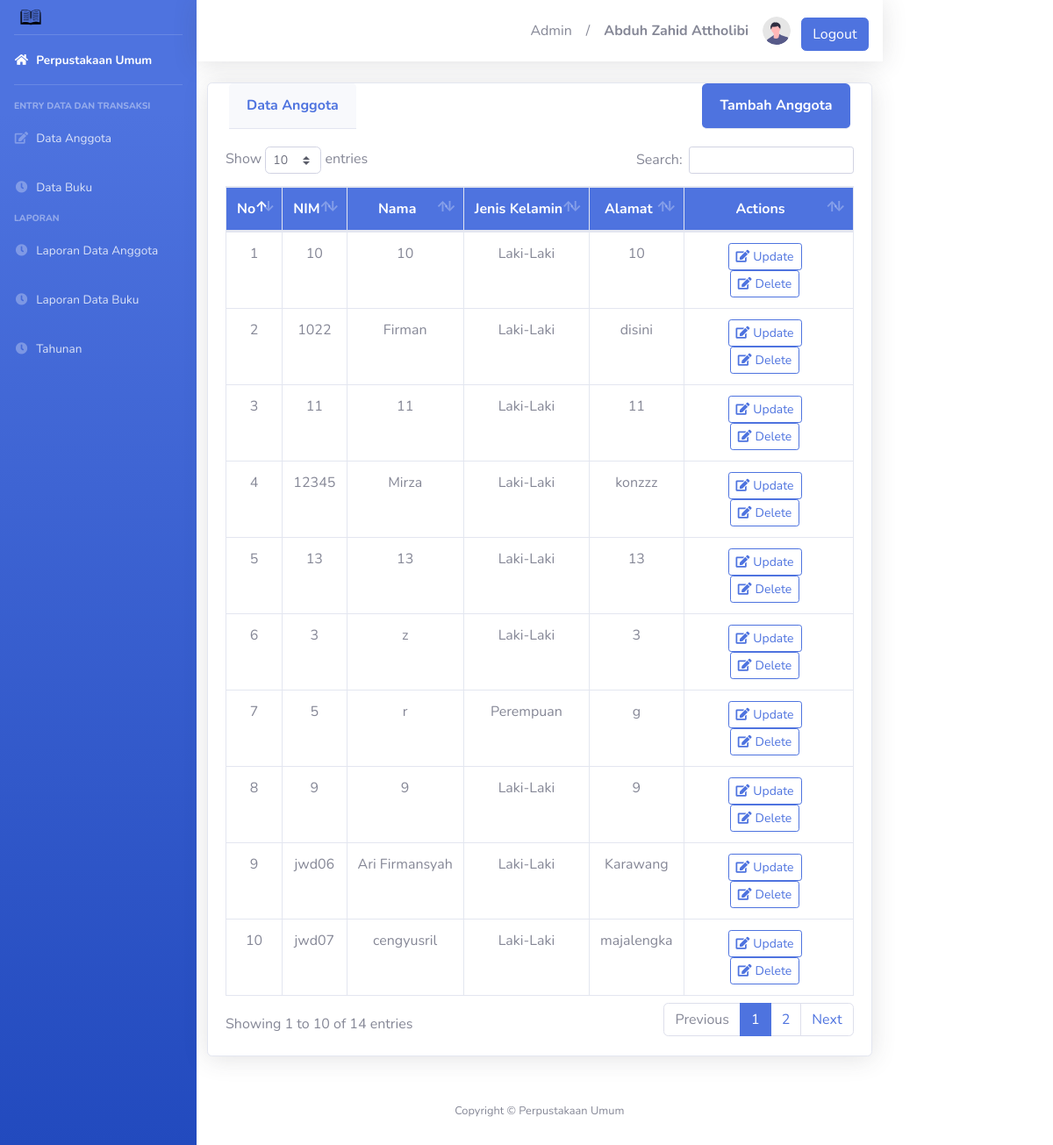
The page /dataanggota.php on the database its author committed.
### tables this page shows
CREATE TABLE `user` (
  `iduser` varchar(30) NOT NULL,
  `nama` varchar(50) NOT NULL,
  `pass` varchar(50) NOT NULL
);

CREATE TABLE `anggota` (
  `nim` varchar(11) NOT NULL,
  `nama` varchar(30) NOT NULL,
  `jk` varchar(30) NOT NULL,
  `alamat` varchar(50) NOT NULL,
  `password` varchar(250) DEFAULT NULL
);

### dataanggota.php (the view, shortened to what this page needs)
<?php
include('templates/header.php');
include('templates/sidebar.php');
?>
<div class="container-fluid">
	<div class="row">
		<div class="card shadow mb-4">
			<div class="container d-flex justify-content-between">
				<div class="card-header py-3">
					<h6 class="m-0 font-weight-bold text-primary">Data Anggota</h6>
				</div>
				<div class="card-header py-3 bg-primary rounded">
					<a href="tambahanggota.php">
						<h6 class="m-0 font-weight-bold text-white">Tambah Anggota</h6>
					</a>
				</div>
			</div>
			<div class="card-body">
				<div class="table-responsive">
					<table class="table table-bordered table-hover" id="dataTable" width="100%" cellspacing="0">
						<thead align="center" class="bg-primary" style="color:white">
                            <tr>
								<th>No</th>
								<th>NIM</th>
								<th>Nama</th>
								<th>Jenis Kelamin</th>
                                <th>Alamat</th>
								<th width="150">Actions</th>
							</tr>
						</thead>
						<tbody align="center">
							<?php
								include'db/koneksi.php';
								$no=1;
								$dataa=mysqli_query($db, "select * from anggota");
								while($d=mysqli_fetch_array($dataa)){
							?>
							<tr>
								<td><?=$no++;?></td>
								<td><?=$d['nim'];?></td>
								<td><?=$d['nama'];?></td>
								<td><?=$d['jk'];?></td>
                                <td><?=$d['alamat'];?></td>
								<td>
									<a href="#" class="btn btn-sm btn-outline-primary mr-2" data-toggle="modal" data-target="#editModal<?php echo $d['nim'];?>">
									<i class="fas fa-edit mr-1"></i>Update</a>
                                    <a href="hapusanggota.php?nim=<?php echo $d['nim'];?>" class="btn btn-sm btn-outline-primary mr-2">
									<i class="fas fa-edit mr-1"></i>Delete</a>
								</td>
							</tr>
								<?php
									}
								?>
							</tbody>
						</table>
					</div>
				</div>
			</div>
		</div>
	</div>
</div>
<?php
include('templates/footer.php');
?>

### templates/topbar.php (shortened to what this page needs)
<nav class="navbar navbar-expand navbar-light bg-white topbar mb-4 static-top shadow">
	<ul class="navbar-nav ml-auto">
	<?php
		include 'db/koneksi.php';
		$nama = mysqli_query($db,"select * from user");
		while($n = mysqli_fetch_array($nama)) {
	?>
		<li class="nav-item dropdown no-arrow">
			<a class="nav-link dropdown-toggle" href="#" id="userDropdown" role="button" data-toggle="dropdown" aria-haspopup="true" aria-expanded="false">
				<span class="mr-3 d-none d-lg-inline text-gray-600 large"><?php echo "Admin";?></span>
				<span class="mr-3 d-none d-lg-inline text-gray-600 large"><?php echo "/";?></span>
				<span class="mr-3 d-none d-lg-inline text-gray-600 large"><b><?=$n["nama"];?></b></span>
				<img class="img-profile rounded-circle" src="assets/img/undraw_profile.svg">
			</a>
		</li>
		<li>
			<a href="logout.php" class="btn btn-primary btn-icon-split" style="margin-top:20px;">
				<span class="text">Logout</span>
			</a>
		</li>
		<?php
			}
		?>
	</ul>
</nav>

### rows shown on the page
user: nama "Abduh Zahid Attholibi"
anggota: nim "10", nama "10", jk "Laki-Laki", alamat "10"
anggota: nim "1022", nama "Firman", jk "Laki-Laki", alamat "disini"
anggota: nim "11", nama "11", jk "Laki-Laki", alamat "11"
anggota: nim "12345", nama "Mirza", jk "Laki-Laki", alamat "konzzz"
anggota: nim "13", nama "13", jk "Laki-Laki", alamat "13"
anggota: nim "3", nama "z", jk "Laki-Laki", alamat "3"
anggota: nim "5", nama "r", jk "Perempuan", alamat "g"
anggota: nim "9", nama "9", jk "Laki-Laki", alamat "9"
anggota: nim "jwd06", nama "Ari Firmansyah", jk "Laki-Laki", alamat "Karawang"
anggota: nim "jwd07", nama "cengyusril", jk "Laki-Laki", alamat "majalengka"
